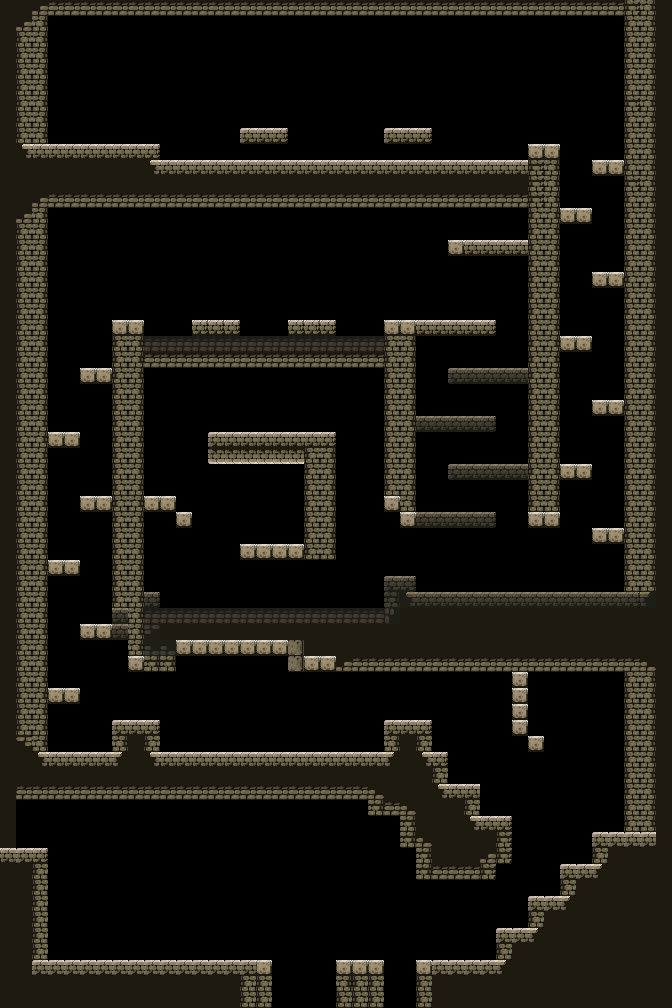

A level layout from a 2D game, rendered from its tile map. Below: a short description, then the map file with tile-grid data replaced by summaries:
An orthogonal 42x63 tile map with 16x16 px tiles, 1 tile layer (Collision), 1 hidden layer not drawn and 45 objects (26x item, 11x Environment, 6x enemy, player, map).

<map version="1.2" tiledversion="1.3.3" orientation="orthogonal" renderorder="right-down" width="42" height="63" tilewidth="16" tileheight="16" infinite="0" nextlayerid="14" nextobjectid="139">
 <tileset firstgid="1" name="tileset" tilewidth="16" tileheight="16" tilecount="216" columns="24">
  <image source="tileset_dungeon.png" width="384" height="144" />
 </tileset>
 <layer id="12" name="Background" width="42" height="63" visible="0">
  <data>[2646 cells, 99 non-empty, 22 distinct tile ids]</data>
 </layer>
 <layer id="13" name="Collision" width="42" height="63">
  <data>[2646 cells, 1140 non-empty, 29 distinct tile ids]</data>
 </layer>
 <objectgroup id="2" name="Objects" offsetx="21.6174" offsety="30.6246">
  <object id="6" name="Player" type="player" x="32" y="832" width="14.8796" height="15.3826" />
  <object id="58" name="Coin" type="item" x="544" y="736" width="16" height="16" />
  <object id="62" name="Coin" type="item" x="256" y="944" width="16" height="16" />
  <object id="63" name="Coin" type="item" x="528" y="768" width="16" height="16" />
  <object id="64" name="Coin" type="item" x="560" y="768" width="16" height="16" />
  <object id="66" name="Coin" type="item" x="336" y="880" width="16" height="16" />
  <object id="67" name="Coin" type="item" x="416" y="944" width="16" height="16" />
  <object id="71" name="Bug1" type="enemy" x="336" y="736" width="16" height="16" />
  <object id="74" name="Damage" type="Environment" x="352" y="1008" width="64" height="1" />
  <object id="78" name="Exit" type="map" x="96" y="112" width="32" height="32" />
  <object id="84" name="Diamond" type="item" x="544" y="688" width="16" height="16" />
  <object id="91" name="Mine" type="enemy" x="64" y="736" />
  <object id="92" name="Mine" type="enemy" x="96" y="736" />
  <object id="93" name="Damage" type="Environment" x="272" y="1008" width="64" height="1" />
  <object id="95" name="Coin" type="item" x="336" y="908" width="16" height="16" />
  <object id="96" name="Diamond" type="item" x="278" y="512" width="16" height="16" />
  <object id="97" name="Bug1" type="enemy" x="208" y="736" width="16" height="16" />
  <object id="98" name="Coin" type="item" x="224" y="416" width="16" height="16" />
  <object id="99" name="Coin" type="item" x="256" y="416" width="16" height="16" />
  <object id="100" name="Coin" type="item" x="288" y="416" width="16" height="16" />
  <object id="101" name="Coin" type="item" x="352" y="496" width="16" height="16" />
  <object id="103" name="Coin" type="item" x="352" y="448" width="16" height="16" />
  <object id="104" name="Coin" type="item" x="505" y="417" width="16" height="16" />
  <object id="107" name="Bug2" type="enemy" x="464" y="576" width="16" height="16" />
  <object id="108" name="Bug2" type="enemy" x="560" y="576" width="16" height="16" />
  <object id="109" name="Damage" type="Environment" x="160" y="597" width="224" height="10" />
  <object id="110" name="Damage" type="Environment" x="560" y="336" width="10" height="15" />
  <object id="112" name="Damage" type="Environment" x="614" y="272" width="10" height="15" />
  <object id="113" name="Damage" type="Environment" x="614" y="416" width="10" height="15" />
  <object id="114" name="Damage" type="Environment" x="144" y="326" width="48" height="10" />
  <object id="115" name="Damage" type="Environment" x="240" y="326" width="48" height="10" />
  <object id="116" name="Damage" type="Environment" x="336" y="326" width="48" height="10" />
  <object id="119" name="Coin" type="item" x="208" y="288" width="16" height="16" />
  <object id="120" name="Coin" type="item" x="256" y="240" width="16" height="16" />
  <object id="121" name="Coin" type="item" x="304" y="288" width="16" height="16" />
  <object id="123" name="Coin" type="item" x="462" y="224" width="16" height="16" />
  <object id="124" name="Coin" type="item" x="490" y="224" width="16" height="16" />
  <object id="125" name="Damage" type="Environment" x="519" y="208" width="10" height="32" />
  <object id="126" name="Coin" type="item" x="425" y="368" width="16" height="16" />
  <object id="127" name="Coin" type="item" x="423" y="464" width="16" height="16" />
  <object id="131" name="Damage" type="Environment" x="160" y="150" width="368" height="10" />
  <object id="132" name="Coin" type="item" x="256" y="96" width="16" height="16" />
  <object id="133" name="Coin" type="item" x="585" y="215" width="16" height="16" />
  <object id="134" name="Diamond" type="item" x="329" y="58" width="16" height="16" />
  <object id="135" name="Coin" type="item" x="400" y="96" width="16" height="16" />
 </objectgroup>
</map>
